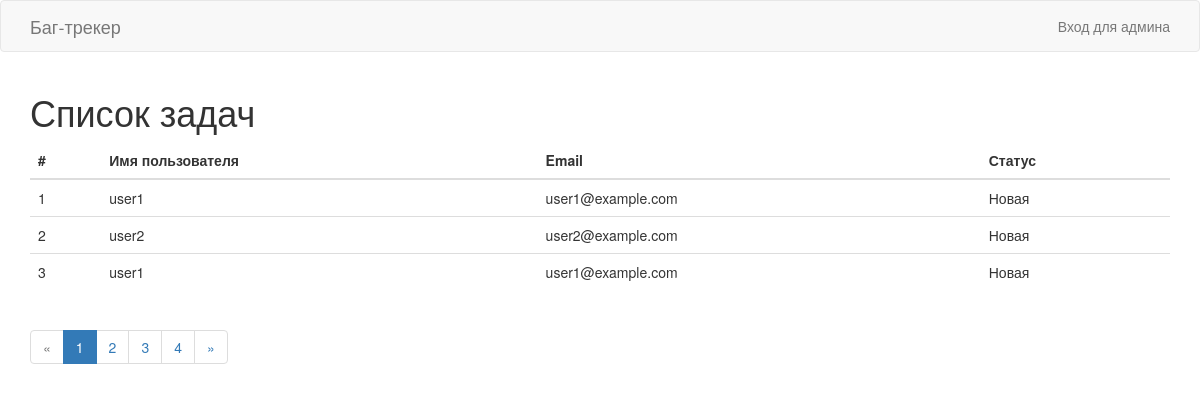
Before: / with the older database file.
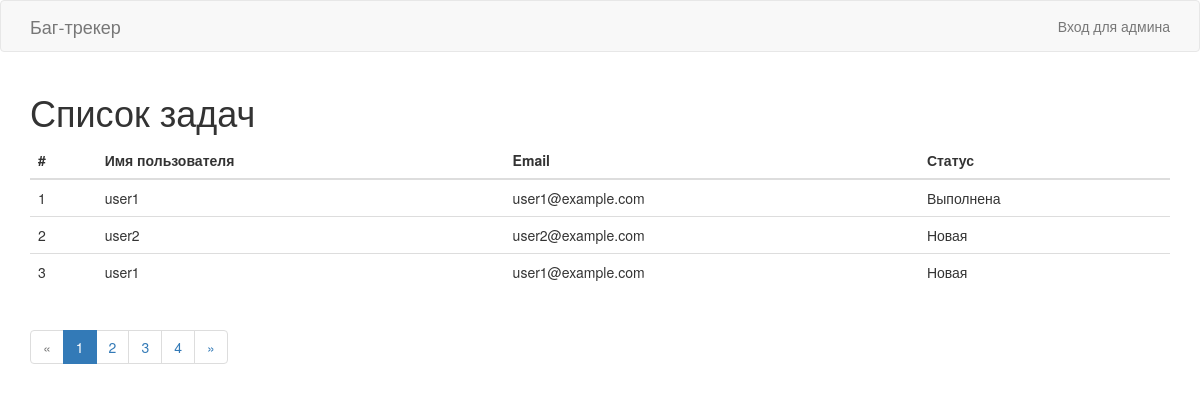
After: the same page with the newer database file.
### tables this page shows
CREATE TABLE tasks (
  id INT UNSIGNED NOT NULL AUTO_INCREMENT PRIMARY KEY,
  username VARCHAR(50) NOT NULL,
  email VARCHAR(255) NOT NULL,
  task TEXT NOT NULL,
  image VARCHAR(255),
  status ENUM('finished', 'new') NOT NULL DEFAULT 'new'
) DEFAULT;

### src/Controller/AbstractController.php (called while the page is built, shortened)
<?php
abstract class AbstractController
{
    protected function render($templateName, $params = [])
    {
        \extract($params);
        include dirname(dirname(__FILE__)). DIRECTORY_SEPARATOR . 'views' . DIRECTORY_SEPARATOR . $templateName;
        $content = \ob_get_clean();
        include dirname(dirname(__FILE__)). DIRECTORY_SEPARATOR . 'views/layouts/main.php';
    }
}

### src/Controller/TasksController.php (called while the page is built, shortened)
<?php
class TasksController extends AbstractController
{
    public function indexAction()
    {
        $title = 'Список задач';
        $page = isset($_GET['page']) ? $_GET['page'] : 1;
        $taskMapper = Application::getInstance()->task_mapper;
        $totalTasksCount = $taskMapper->getTotalItemsCount();
        $pager = Application::getInstance()->pager_tasks_list;
        $pager->setCurrentPage($page);
        $pager->setTotalCount($totalTasksCount);
        $tasks = $taskMapper->findAllByLimit($pager->getPerPage(), $pager->getOffset());
        $this->render('tasks/index.php', [
            'title' => $title,
            'tasks' => $tasks,
            'pager' => $pager,
        ]);
    }
}

### src/Application.php (called while the page is built, shortened)
<?php
class Application
{
    private static $instance;
	private $container;
	private $config;
	public function __construct($config = [])
    {
        $this->config = $config;
    }
    public function run()
    {
        $actionName = $this->router->getAction();
        $controller = new $controllerName();
        if (empty($actionName)) {
            $actionName = $controller->getDefaultAction();
        }
        $controller->{$actionName}();
    }
    public static function getInstance($config = [])
    {
        if (empty(self::$instance)) {
            self::$instance = new self($config);
        }
        return self::$instance;
    }
    private function bootstrap()
    {
        $this->container = new Container();
    }
    private function loadComponents()
    {
        $components = $this->mergeUserComponents();
        foreach ($components as $name => $config) {
            $this->container->{$name} = $this->container->asShared(function ($c) use ($config) {
                $className = $config['class'];
                $props = isset($config['props']) ? $config['props'] : [];
                $dependencies = isset($config['depends']) ? $config['depends'] : [];
                return new $className($props, $dependencies);
            });
        }
    }
    private function mergeUserComponents()
    {
        $userComponents = isset($this->config['components']) ? $this->config['components'] : [];
        $coreComponents = $this->getCoreComponentsList();
        $finalSet = $coreComponents;
        foreach ($userComponents as $name => $componentConfig) {
            if (!isset($finalSet[$name])) {
                $finalSet[$name] = $componentConfig;
                continue;
            }
        }
        return $finalSet;
    }
    private function getCoreComponentsList()
    {
        return [
            'router' => ['class' => \App\Components\Router::class],
        ];
    }
	public function __get($serviceName)
    {
        return $this->container->{$serviceName};
    }
}

### index.php (called while the page is built, shortened)
<?php
spl_autoload_register(function ($class) {
    $srcDir = ROOT_DIR . DIRECTORY_SEPARATOR . 'src';
    $namespaceParts = explode('\\', $class);
});
$config = require ROOT_DIR . DIRECTORY_SEPARATOR . 'config/main.php';
$app = App\Application::getInstance($config);
$app->run();

### src/DI/Container.php (called while the page is built, shortened)
<?php
class Container
{
	protected $values = [];
    public function __set($id, $value)
	{
		$this->values[$id] = $value;
	}
    public function __get($id)
	{
		return is_callable($this->values[$id])
            ? $this->values[$id]($this)
            : $this->values[$id];
	}
    public function asShared($callable)
	{
		return function ($c) use ($callable)
		{
			static $object;
			if (empty($object)) {
				$object = $callable($c);
			}
			return $object;
		};
	}
}

### src/Helper/Pager.php (called while the page is built, shortened)
<?php
class Pager extends AbstractComponent
{
    protected $perPage = 5;
    protected $linksOnPage = 5;
    protected $currentPage;
    protected $totalCount;
    public function getCurrentPage()
    {
        return $this->currentPage;
    }
    public function setCurrentPage($currentPage)
    {
        $this->currentPage = $currentPage;
    }
    public function getPerPage()
    {
        return $this->perPage;
    }
    public function getLinksOnPage()
    {
        return $this->linksOnPage;
    }
    public function setTotalCount($totalCount)
    {
        $this->totalCount = $totalCount;
    }
    public function getTotalPages()
    {
        return intval(ceil($this->totalCount/$this->perPage));
    }
    public function getOffset()
    {
        return ($this->currentPage - 1) * $this->perPage;
    }
    public function getFirstPage()
    {
        if ($this->getCurrentPage() <= $this->getLinksOnPage()) {
            return 1;
        }
        return intval(floor($this->getCurrentPage()/$this->getLinksOnPage()))
            * $this->getLinksOnPage() + 1;
    }
    public function isPreviousActive()
    {
        return $this->currentPage > 1;
    }
    public function isNextActive()
    {
        return $this->currentPage < $this->getTotalPages();
    }
    public function getNextPage()
    {
        return $this->getCurrentPage() + 1;
    }
    public function hasPagination()
    {
        return $this->getTotalPages() > 1;
    }
}

### src/Components/Connection.php (called while the page is built, shortened)
<?php
class Connection extends AbstractComponent
{
    private $conn;
    protected $platform = 'mysql';
    protected $host = '127.0.0.1';
    protected $port = 3306;
    protected $user;
    protected $pass;
    protected $dbname;
    public function open()
    {
        if ($this->platform === 'mysql') {
            $this->conn = new \PDO(
                "{$this->platform}:host={$this->host};"
                ."port={$this->port};dbname={$this->dbname}",
                $this->user,
                $this->pass
            );
        } else {
            throw new \Exception("Unknown platform, mayby not implemented yet");
        }
    }
    public function getConn()
    {
        return $this->conn;
    }
}

### src/Mapper/TaskMapper.php (called while the page is built, shortened)
<?php
class TaskMapper extends AbstractMapper
{
    public function findAllByLimit($limit = 0, $offset = 0)
    {
        $sql = "SELECT id, username, email, task, status, image
                FROM tasks LIMIT :limit OFFSET :offset";
        $stmt = $this->db->getConn()->prepare($sql);
        $stmt->bindValue(':limit', $limit, \PDO::PARAM_INT);
        $stmt->bindValue(':offset', $offset, \PDO::PARAM_INT);
        $stmt->execute();
        $stmt->setFetchMode(\PDO::FETCH_CLASS, 'App\Entity\Task');
        return $stmt->fetchAll();
    }
    public function getTotalItemsCount()
    {
        $sql = "SELECT COUNT(id) FROM tasks";
        $stmt = $this->db->getConn()->prepare($sql);
        $stmt->execute();
        return $stmt->fetchColumn();
    }
}

### src/Entity/Task.php (called while the page is built, shortened)
<?php
class Task
{
    private $id;
    private $username;
    private $email;
    private $status;
    public function getUsername()
    {
        return $this->username;
    }
    public function getEmail()
    {
        return $this->email;
    }
    public function getId()
    {
        return $this->id;
    }
    public function getStatusLabel()
    {
        $labels = $this->getStatusLabels();
        return isset($labels[$this->status]) ? $labels[$this->status] : null;
    }
    private function getStatusLabels()
    {
        return [
            self::STATUS_NEW => 'Новая',
            self::STATUS_FINISHED => 'Выполнена',
        ];
    }
}

### src/views/tasks/index.php (the view)
<div class="container content">
    <h1>Список задач</h1>
    <?php if (!empty($tasks)): ?>
        <table class="table">
            <thead>
                <tr>
                    <th>#</th>
                    <th>Имя пользователя</th>
                    <th>Email</th>
                    <th>Статус</th>
                </tr>
            </thead>
            <tbody>
                <?php foreach ($tasks as $task): ?>
                    <tr>
                        <td><?= $task->getId() ?></td>
                        <td><?= htmlspecialchars($task->getUsername()) ?></td>
                        <td><?= htmlspecialchars($task->getEmail()) ?></td>
                        <td><?= htmlspecialchars($task->getStatusLabel()) ?></td>
                    </tr>
                <?php endforeach ?>
            </tbody>
        </table>
    <?php endif ?>
    <?php if ($pager->hasPagination()): ?>
        <?php include dirname(dirname(__FILE__)).DIRECTORY_SEPARATOR.'pager.php'; ?>
    <?php endif ?>
</div>

### src/views/pager.php (shortened to what this page needs)
<nav aria-label="Page navigation">
    <ul class="pagination">
        <?php if (!$pager->isPreviousActive()): ?>
            <li class="disabled">
                <span aria-hidden="true">&laquo;</span>
            </li>
        <?php endif ?>
        <?php for ($i = $pager->getFirstPage(); $i <= $pager->getTotalPages(); $i++): ?>
            <?php if ($pager->getCurrentPage() == $i): ?>
                <li class="active">
                    <span><?= $i ?></span>
                </li>
            <?php else: ?>
                <li><a href="/tasks?page=<?= $i ?>"><?= $i ?></a></li>
            <?php endif ?>
        <?php endfor ?>
        <?php if (!$pager->isNextActive()): ?>
            <li class="disabled">
                <span aria-hidden="true">&raquo;</span>
            </li>
        <?php else: ?>
            <li>
                <a href="/tasks?page=<?= $pager->getNextPage() ?>"
                   aria-label="Next">
                    <span aria-hidden="true">&raquo;</span>
                </a>
            </li>
        <?php endif ?>
    </ul>
</nav>

### src/views/layouts/main.php (shortened to what this page needs)
<!doctype html>
<html lang="ru">
<head>
    <link rel="stylesheet" href="/css/bootstrap.min.css">
</head>
<body>
    <nav class="navbar navbar-default">
        <div class="container">
            <div class="navbar-header">
                <a class="navbar-brand" href="/">Баг-трекер</a>
            </div>
            <ul class="nav navbar-nav navbar-right">
                <li><a href="/login">Вход для админа</a></li>
            </ul>
        </div>
    </nav>
    <?= $content ?>
</body>
</html>

Changed rows visible on the page:
changed tasks id 1: status "Новая" → "Выполнена"
